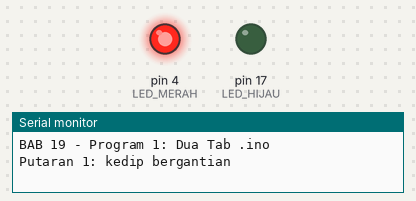
A sketch run on a simulated Arduino Uno, built with avr-gcc and run on an emulated ATmega328P. On the bench: output pins drawn as LEDs (lit = HIGH), the last lines printed to the serial monitor.

Above: at 0.12 s.
At 2.0 s:
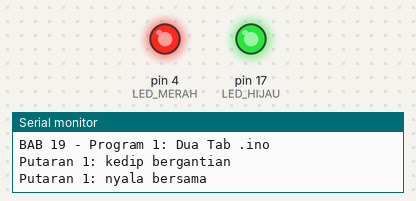
At 3.87 s:
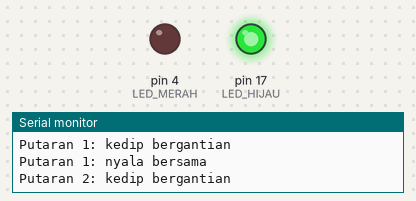
At 5.7 s:
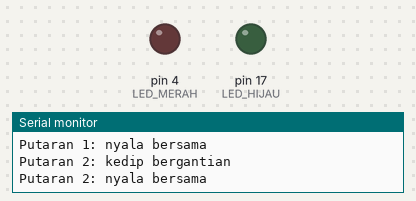
Timing chart, 0 to 6.9 s (numbered marks = the images above):
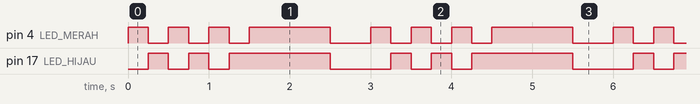

Measured:
- by itself, pin 4 (LED_MERAH): repeats every 3.0 s: 2 × (LOW 0.25 s, HIGH 0.25 s), LOW 0.25 s, HIGH 1.0 s, LOW 0.50 s, HIGH 0.25 s
- by itself, pin 17 (LED_HIJAU): repeats every 3.0 s: LOW 0.25 s, HIGH 0.25 s, LOW 0.25 s, HIGH 1.3 s, LOW 0.75 s, HIGH 0.25 s
- by itself, everything shown: repeats every 3.0 s, in 8 steps

The sketch:

p1_dua_tab.ino
```cpp
/*
 * BAB 19 - Program 1: Dua Tab .ino
 * File utama hanya berisi pengaturan, setup(), dan loop().
 * Fungsi-fungsi pola LED ada di tab kedua: pola_led.ino.
 *
 * File: p1_dua_tab.ino (utama), pola_led.ino
 * Rangkaian:
 *   LED1 (merah) → IO4
 *   LED2 (hijau) → IO17
 */

// Pin dan variabel global ditulis di file utama, paling atas,
// supaya dikenal juga oleh tab .ino yang lain.
#define LED_MERAH 4
#define LED_HIJAU 17

int putaran = 0;  // berapa kali loop() sudah berjalan

void setup() {
  Serial.begin(115200);
  pinMode(LED_MERAH, OUTPUT);
  pinMode(LED_HIJAU, OUTPUT);
  Serial.println("BAB 19 - Program 1: Dua Tab .ino");
}

void loop() {
  putaran++;
  kedipBergantian(3);  // fungsi ini ditulis di tab pola_led.ino
  nyalaBersama(1000);  // fungsi ini juga ada di tab pola_led.ino
}
```

pola_led.ino
```cpp
// pola_led.ino — tab kedua: kumpulan pola nyala LED.
// Tidak perlu #include apa pun: Arduino IDE menggabungkan tab ini di bawah
// file utama, jadi LED_MERAH, LED_HIJAU, dan putaran sudah dikenal di sini.

// Mencetak nama pola beserta nomor putarannya
void cetakPola(const char *nama) {
  Serial.print("Putaran ");
  Serial.print(putaran);
  Serial.print(": ");
  Serial.println(nama);
}

// LED merah dan hijau menyala bergantian sebanyak "kali"
void kedipBergantian(int kali) {
  cetakPola("kedip bergantian");
  for (int i = 0; i < kali; i++) {
    digitalWrite(LED_MERAH, HIGH);
    digitalWrite(LED_HIJAU, LOW);
    delay(250);
    digitalWrite(LED_MERAH, LOW);
    digitalWrite(LED_HIJAU, HIGH);
    delay(250);
  }
  digitalWrite(LED_HIJAU, LOW);
}

// Kedua LED menyala bersama selama "lamaMs" milidetik, lalu mati setengah detik
void nyalaBersama(unsigned long lamaMs) {
  cetakPola("nyala bersama");
  digitalWrite(LED_MERAH, HIGH);
  digitalWrite(LED_HIJAU, HIGH);
  delay(lamaMs);
  digitalWrite(LED_MERAH, LOW);
  digitalWrite(LED_HIJAU, LOW);
  delay(500);
}
```
